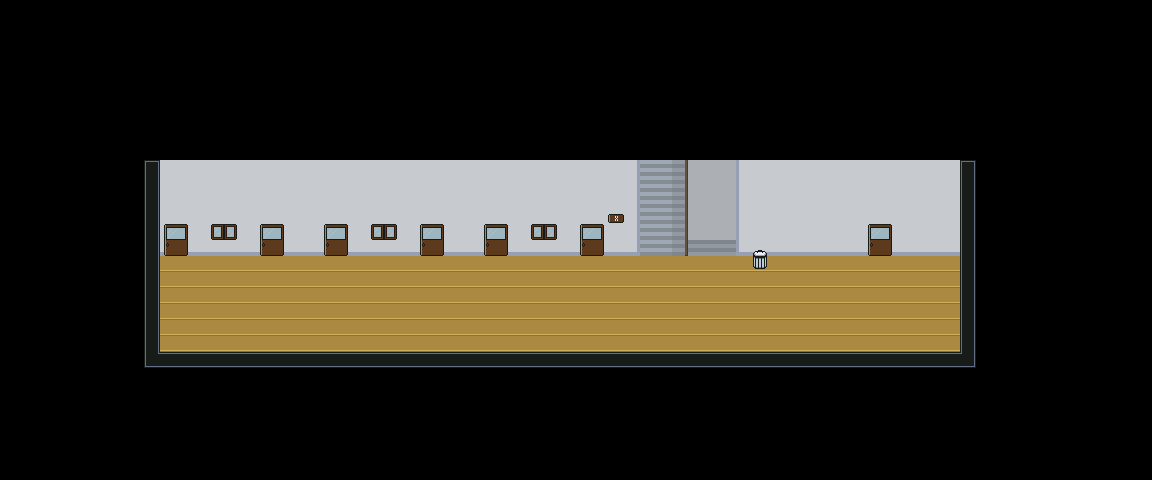

Tiled map render using the project's own tile images. Description and the map definition, with tile-layer contents summarised, below:
An orthogonal 72x30 tile map with 16x16 px tiles, 3 tile layers (Tile Layer 1, Tile Layer 2, bayangan) and 2 objects.

<map version="1.5" tiledversion="1.7.2" orientation="orthogonal" renderorder="right-down" width="72" height="30" tilewidth="16" tileheight="16" infinite="0" nextlayerid="5" nextobjectid="3">
 <tileset firstgid="1" source="aset lorong.tsx" />
 <layer id="1" name="Tile Layer 1" width="72" height="30">
  <data>[2160 cells, 676 non-empty, 13 distinct tile ids]</data>
 </layer>
 <layer id="2" name="Tile Layer 2" width="72" height="30">
  <data>[2160 cells, 57 non-empty, 13 distinct tile ids]</data>
 </layer>
 <layer id="3" name="bayangan" width="72" height="30">
  <data>[2160 cells, 24 non-empty, 1 distinct tile ids]</data>
 </layer>
 <objectgroup id="4" name="Object Layer 1">
  <object id="1" x="144" y="368">
   <polygon points="0,0 0,-208 832,-208 832,0 448,0 448,-16 816,-16 816,-112 592,-112 592,-128 544,-128 544,-128 496,-128 496,-112 16,-112 16,-16 448,-16 448,0" />
  </object>
  <object id="2" x="752" y="272">
   <polygon points="0,0 0,-16 16,-16 16,0" />
  </object>
 </objectgroup>
</map>